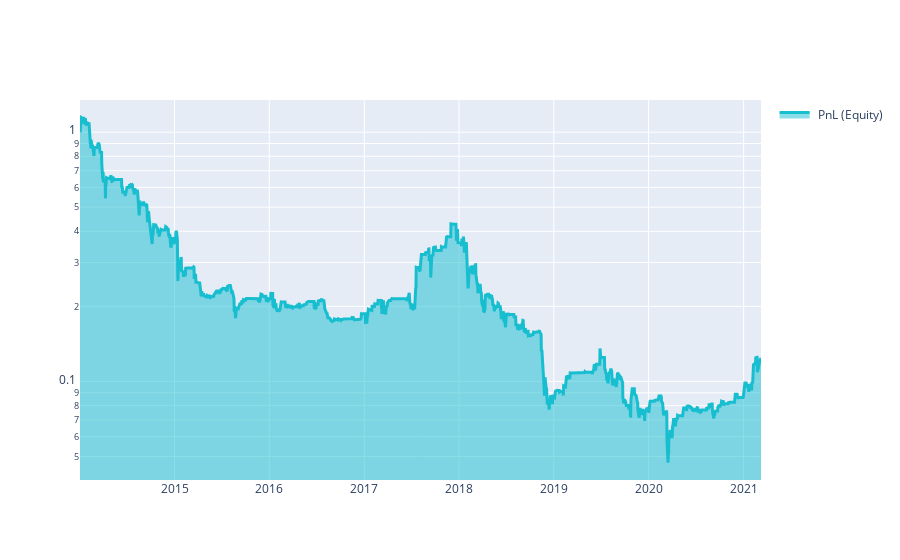
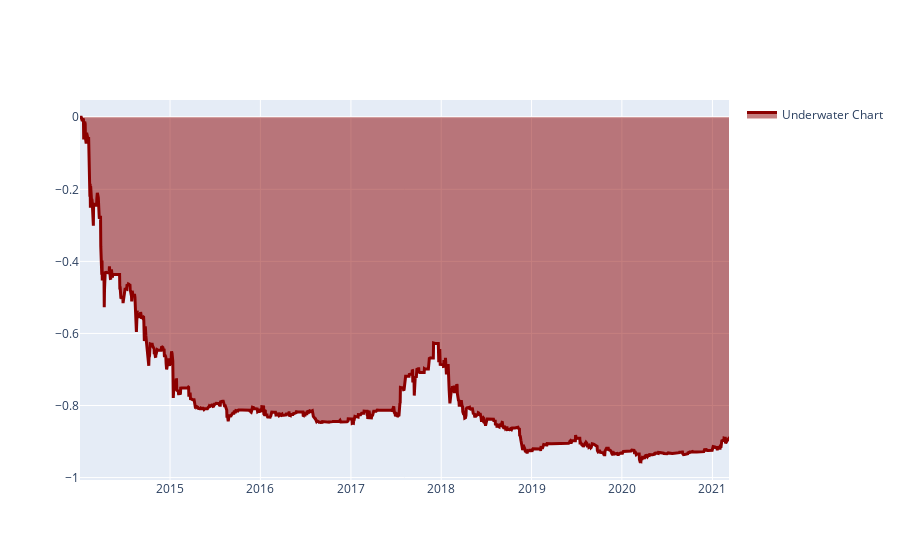
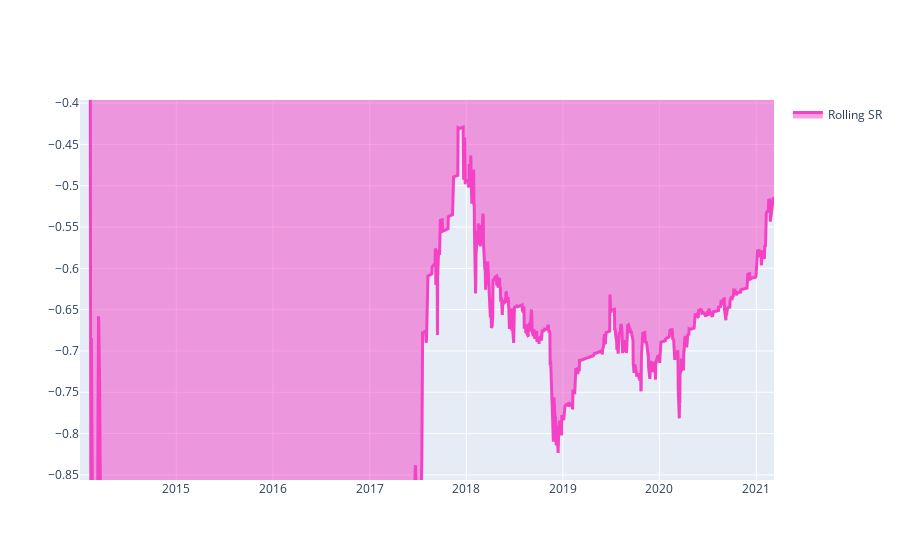
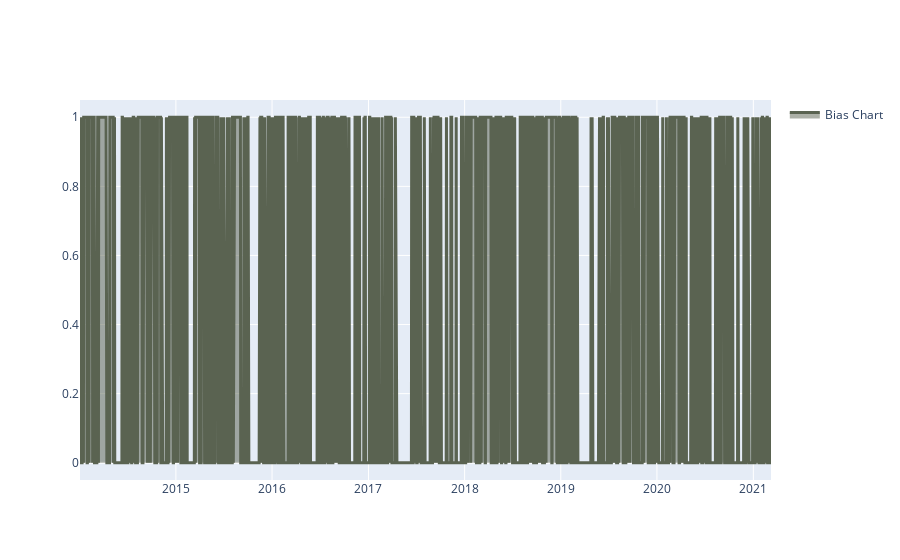

The notebook cell saved with these charts, in order:
### Code cell
weights = qnbt.backtest(competition_type = 'cryptofutures',
                        load_data = load_data,
                        lookback_period=40,
                        start_date = '2014-01-01',
                        strategy = predict_weights,
                        analyze=True,
                        build_plots=True)

### Figure 1 — Plotly figure (JSON) as saved in the notebook; plotly's stock layout.template omitted (floating-point values rounded to 4 significant figures; data arrays with more than 128 entries replaced by an {"elided": "..."} marker saying what was removed)
{"data": [{"fill": "tonexty", "line": {"color": "#17BECF", "width": 3}, "name": " PnL (Equity)", "type": "scatter", "x": {"elided": "1802 str values"}, "y": {"elided": "1802 float values"}}], "layout": {"showlegend": true, "yaxis": {"range": [-1.395, 0.1288], "type": "log"}}}

### Figure 2 — Plotly figure (JSON) as saved in the notebook; plotly's stock layout.template omitted (floating-point values rounded to 4 significant figures; data arrays with more than 128 entries replaced by an {"elided": "..."} marker saying what was removed)
{"data": [{"fill": "tonexty", "line": {"color": "darkred", "width": 3}, "name": "Underwater Chart", "type": "scatter", "x": {"elided": "1802 str values"}, "y": {"elided": "1802 float values"}}], "layout": {"showlegend": true, "yaxis": {"range": [-1.007, 0.04794]}}}

### Figure 3 — Plotly figure (JSON) as saved in the notebook; plotly's stock layout.template omitted (floating-point values rounded to 4 significant figures; data arrays with more than 128 entries replaced by an {"elided": "..."} marker saying what was removed)
{"data": [{"fill": "tonexty", "line": {"color": "#F442C5", "width": 3}, "name": "Rolling SR", "type": "scatter", "x": {"elided": "1802 str values"}, "y": {"elided": "1802 float values"}}], "layout": {"showlegend": true, "yaxis": {"range": [-0.8562, -0.3962]}}}

### Figure 4 — Plotly figure (JSON) as saved in the notebook; plotly's stock layout.template omitted (floating-point values rounded to 4 significant figures; data arrays with more than 128 entries replaced by an {"elided": "..."} marker saying what was removed)
{"data": [{"fill": "tonexty", "line": {"color": "#5A6351", "width": 3}, "name": "Bias Chart", "type": "scatter", "x": {"elided": "1802 str values"}, "y": {"elided": "1802 int values"}}], "layout": {"showlegend": true, "yaxis": {"range": [-0.05, 1.05]}}}
